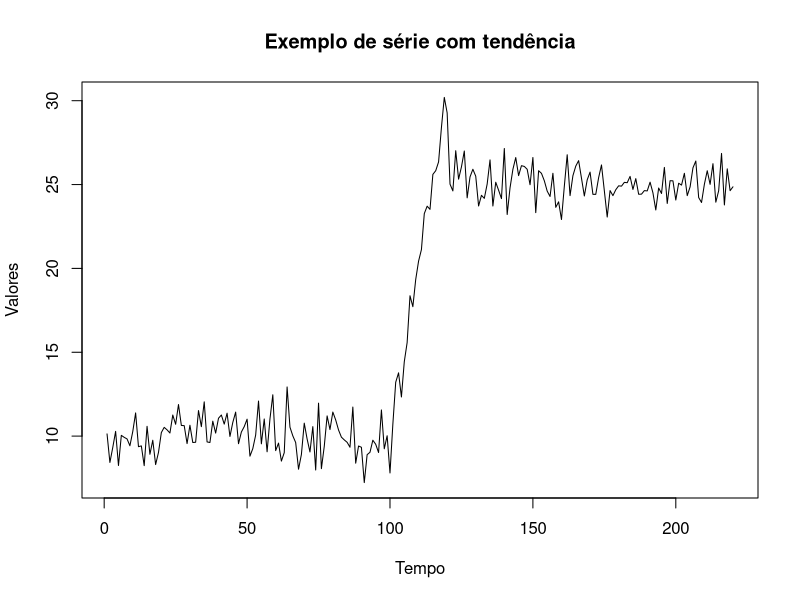
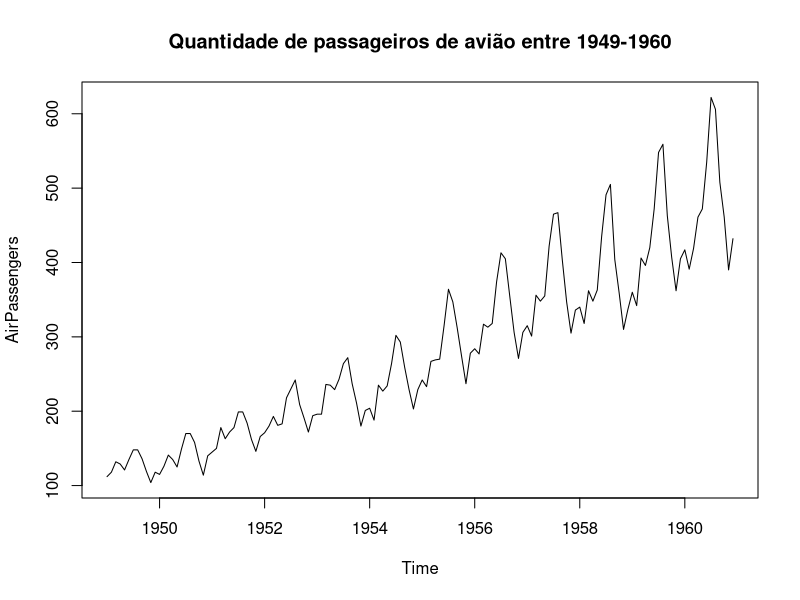
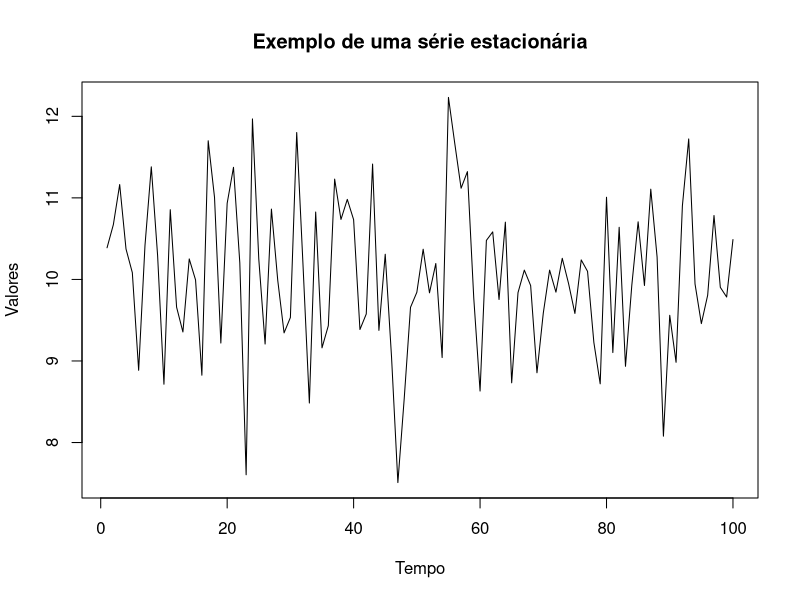
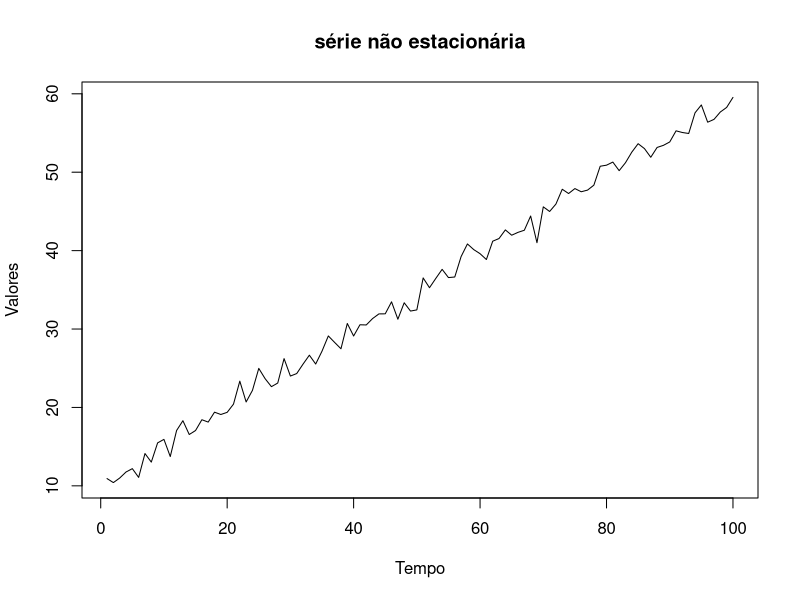
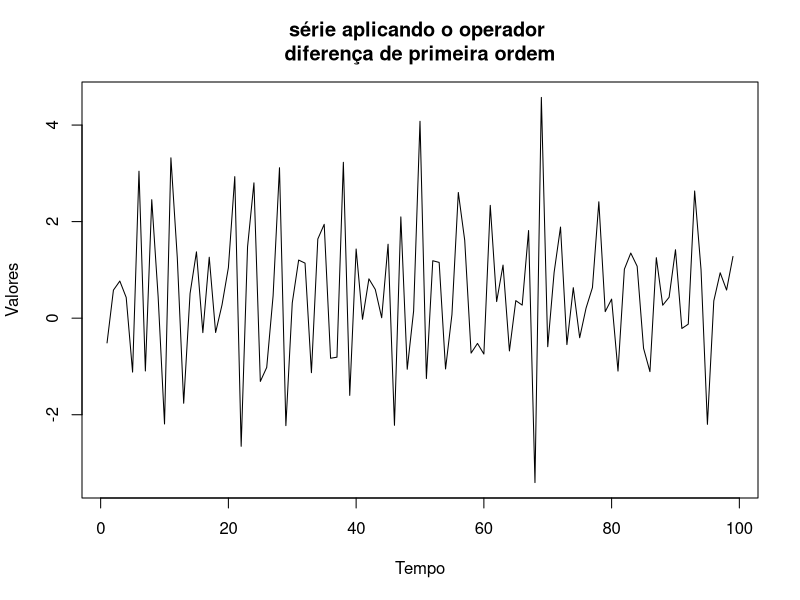

Generate these figures, in order, with R:
## ---- chunk 1

x1 = rnorm(100, mean = 10, sd = 1)
x2 = c()
for (i in 1:20) x2[i] = rnorm(1, mean = 10+i, sd = 1)
x3 = rnorm(100, mean = 25, sd = 1)

y = c(x1, x2, x3)
plot.ts(y, xlab = "Tempo", ylab = "Valores", main = "Exemplo de série com tendência" )
## ---- chunk 2


data("AirPassengers")
plot.ts(AirPassengers, main = 'Quantidade de passageiros de avião entre 1949-1960')



## ---- chunk 3

x1 = rnorm(100, mean = 10, sd = 1)
ts.plot(x1, xlab = "Tempo", ylab = "Valores", main = "Exemplo de uma série estacionária" )#+abline(h = mean(x1), lty = "dashed", col = "red")




## ---- chunk 4
### Exemplo simulado no R: 
x1 = c()
for (i in 1:100) x1[i] = rnorm(1, mean = 10+(i/2), sd = 1)
x2 = diff(x1, 1)

plot.ts(x1, xlab = "Tempo", ylab = "Valores", main = "série não estacionária" )

plot.ts(x2, xlab = "Tempo", ylab = "Valores", main = "série aplicando o operador \ndiferença de primeira ordem" )
